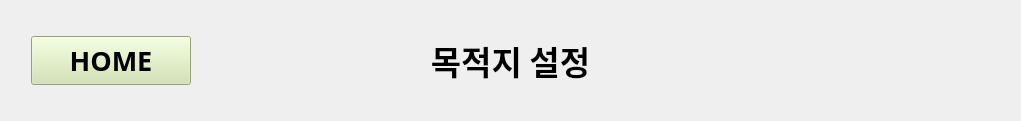
   <widget class="QWidget" name="horizontalLayoutWidget">
    <property name="geometry">
     <rect>
      <x>0</x>
      <y>0</y>
      <width>1021</width>
      <height>121</height>
     </rect>
    </property>
    <layout class="QHBoxLayout" name="layout_title">
     <item>
      <widget class="QPushButton" name="btn_home">
       <property name="sizePolicy">
        <sizepolicy hsizetype="Fixed" vsizetype="Fixed">
         <horstretch>0</horstretch>
         <verstretch>0</verstretch>
        </sizepolicy>
       </property>
       <property name="minimumSize">
        <size>
         <width>180</width>
         <height>0</height>
        </size>
       </property>
       <property name="sizeIncrement">
        <size>
         <width>0</width>
         <height>0</height>
        </size>
       </property>
       <property name="font">
        <font>
         <family>Malgun Gothic</family>
         <pointsize>20</pointsize>
         <weight>75</weight>
         <bold>true</bold>
        </font>
       </property>
       <property name="styleSheet">
        <string notr="true">margin-left: 20px;
background-color: #cfe3ac;
padding: 5px 0;</string>
       </property>
       <property name="text">
        <string>HOME</string>
       </property>
      </widget>
     </item>
     <item>
      <widget class="QLabel" name="title">
       <property name="font">
        <font>
         <family>Malgun Gothic</family>
         <pointsize>25</pointsize>
         <weight>75</weight>
         <bold>true</bold>
        </font>
       </property>
       <property name="styleSheet">
        <string notr="true">text-align: center;</string>
       </property>
       <property name="text">
        <string>목적지 설정</string>
       </property>
       <property name="alignment">
        <set>Qt::AlignCenter</set>
       </property>
      </widget>
     </item>
     <item>
      <widget class="QPushButton" name="pushButton_7">
       <property name="sizePolicy">
        <sizepolicy hsizetype="Fixed" vsizetype="Fixed">
         <horstretch>0</horstretch>
         <verstretch>0</verstretch>
        </sizepolicy>
       </property>
       <property name="minimumSize">
        <size>
         <width>180</width>
         <height>0</height>
        </size>
       </property>
       <property name="sizeIncrement">
        <size>
         <width>0</width>
         <height>0</height>
        </size>
       </property>
       <property name="font">
        <font>
         <family>Malgun Gothic</family>
         <pointsize>20</pointsize>
         <weight>75</weight>
         <bold>true</bold>
        </font>
       </property>
       <property name="styleSheet">
        <string notr="true">margin-left: 20px;
background-color: #cfe3ac;
padding: 10px 0;</string>
       </property>
       <property name="text">
        <string/>
       </property>
       <property name="flat">
        <bool>true</bool>
       </property>
      </widget>
     </item>
    </layout>
   </widget>
